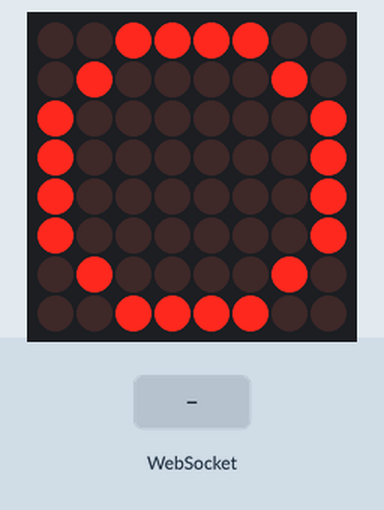
Bench run of a sketch on a simulated ESP8266 (NodeMCU). Parts: 8×8 LED matrix. The test bench sets the inputs (shaded band). WiFi joins after 1.5 s; servers stay silent unless stated; not simulated (calls return 0 or success): secret.h; what the sketch prints to the serial monitor is not drawn.

Above: at 2.7 s.
2.8 s: WebSocket text "start analysis" received
At 3.55 s:
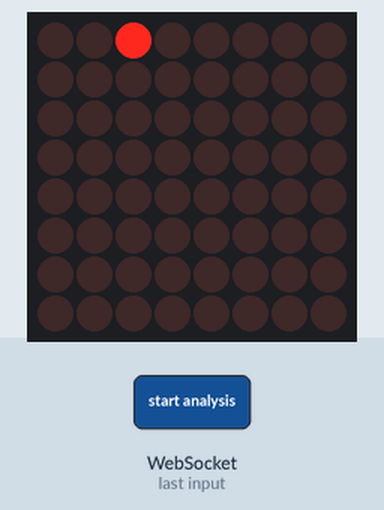
5.8 s: WebSocket text "no human detected" received
At 6.9 s:
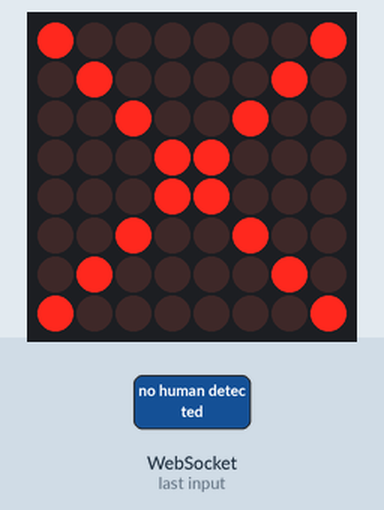
7.3 s: WebSocket text "good posture" received
At 8.0 s:
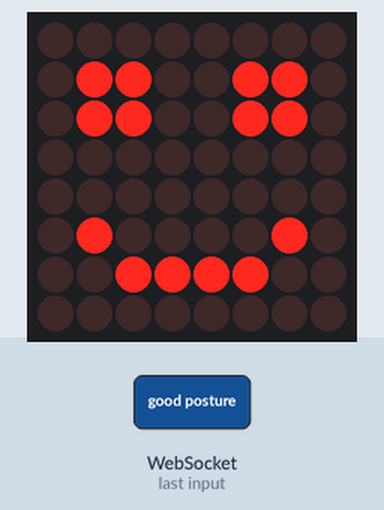
8.8 s: WebSocket text "bad posture" received
At 9.2 s:
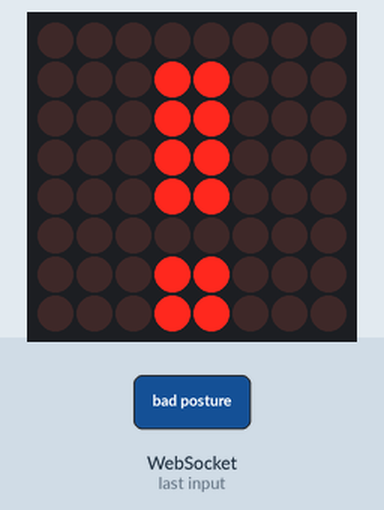
Timing chart, 0 to 11.3 s (numbered marks = the images above; inputs shaded):
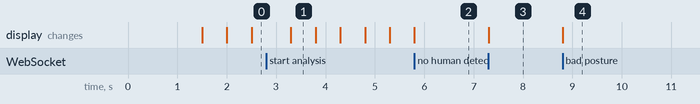

Measured:
- after the input at 2.8 s, the display: changes after 0.50 s (image 1)
- after the input at 5.8 s, the display: changes at once (image 2)
- after the input at 7.3 s, the display: changes at once (image 3)
- after the input at 8.8 s, the display: changes at once (image 4)
- what the display in image 1 shows lasts 0.5 s, from 3.3 s to 3.8 s

The sketch:

pose_esp.ino
```cpp
#include <ESP8266WiFi.h>
#include <WebSocketsServer.h>
#include "secret.h"
#include <MD_MAX72xx.h>
#include <SPI.h>

#define MAX7219_CLK 14
#define MAX7219_CS 12
#define MAX7219_DIN 13

MD_MAX72XX mx = MD_MAX72XX(MD_MAX72XX::GENERIC_HW, MAX7219_CS, 1);
WebSocketsServer webSocket = WebSocketsServer(81);

unsigned long previousMillis = 0;
const long interval = 500;

bool showCircleAnimation = true;
bool showBigCircle = true;

bool showCross = false;
bool showCircleProgress = false;
int currentPixel = 0;

uint8_t bigCircle[8] = { 0x3C, 0x42, 0x81, 0x81, 0x81, 0x81, 0x42, 0x3C };

uint8_t smallCircle[8] = {0x00, 0x3C, 0x42, 0x42, 0x42, 0x42, 0x3C, 0x00};

int circleProgress[20] = { 5, 4, 3, 2, 9, 16, 24, 32, 40, 49, 58, 59, 60, 61, 54, 47, 39, 31, 23, 14 };

uint8_t cross[8] = { 0x81, 0x42, 0x24, 0x18, 0x18, 0x24, 0x42, 0x81 };

void drawCircle(bool big) {
  mx.clear();
  uint8_t* circleData = big ? bigCircle : smallCircle;
  for (uint8_t i = 0; i < 8; i++) {
    mx.setRow(0, i, circleData[i]);
  }
  mx.update();
}

void displayCross() {
  mx.clear();
  for (uint8_t i = 0; i < 8; i++) {
    mx.setRow(0, i, cross[i]);
  }
  mx.update();
}

void drawWarningTriangle() {
  mx.clear();

  // 绘制三角形
  mx.setRow(0, 1, 0b00011000);
  mx.setRow(0, 2, 0b00011000);
  mx.setRow(0, 3, 0b00011000);
  mx.setRow(0, 4, 0b00011000);
  mx.setRow(0, 6, 0b00011000);
  mx.setRow(0, 7, 0b00011000);

  mx.update();
}

void drawHappyFace() {
  mx.clear();

  mx.setRow(0, 1, 0b01100110);
  mx.setRow(0, 2, 0b01100110);
  mx.setRow(0, 5, 0b01000010);
  mx.setRow(0, 6, 0b00111100);

  mx.update();
}

void updateCircleProgress() {
  if (!showCross) {
    mx.clear();
    int pixel = circleProgress[currentPixel];
    int row = pixel / 8;
    int col = pixel % 8;
    mx.setPoint(row, col, true);
    mx.update();
    currentPixel = (currentPixel + 1) % 20;
  }
}

void webSocketEvent(uint8_t num, WStype_t type, uint8_t* payload, size_t length) {
  if (type == WStype_TEXT) {
    String text = String((char*)payload).substring(0, length);
    Serial.println(text);

    if (text == "start preview") {
      showCircleAnimation = true;
      showCircleProgress = false;
      previousMillis = millis();
    } else if (text == "start analysis") {
      showCircleAnimation = false;
      showCircleProgress = true;
      previousMillis = millis();
      currentPixel = 0;
    } else if (text == "no human detected") {
      showCross = true;
      displayCross();
      showCircleProgress = false;
    } else if (text == "good posture") {
      showCircleProgress = false;
      showCross = false;
      drawHappyFace();
    } else if (text == "bad posture") {
      showCross = false;
      showCircleProgress = false;
      drawWarningTriangle();
    }
  }
}

void setup() {
  Serial.begin(115200);
  WiFi.begin(WIFI_SSID, WIFI_PASSWORD);
  while (WiFi.status() != WL_CONNECTED) {
    delay(500);
    Serial.print(".");
  }

  Serial.println("");
  Serial.print("Connected to WiFi. IP address: ");
  Serial.println(WiFi.localIP());

  webSocket.begin();
  webSocket.onEvent(webSocketEvent);

  mx.begin();
  mx.clear();
}

void loop() {
  webSocket.loop();

  unsigned long currentMillis = millis();
  if (showCircleAnimation && currentMillis - previousMillis >= interval) {
    previousMillis = currentMillis;
    drawCircle(showBigCircle);
    showBigCircle = !showBigCircle;
  }

  if (showCircleProgress && currentMillis - previousMillis >= interval) {
    previousMillis = currentMillis;
    updateCircleProgress();
  }
}
```
